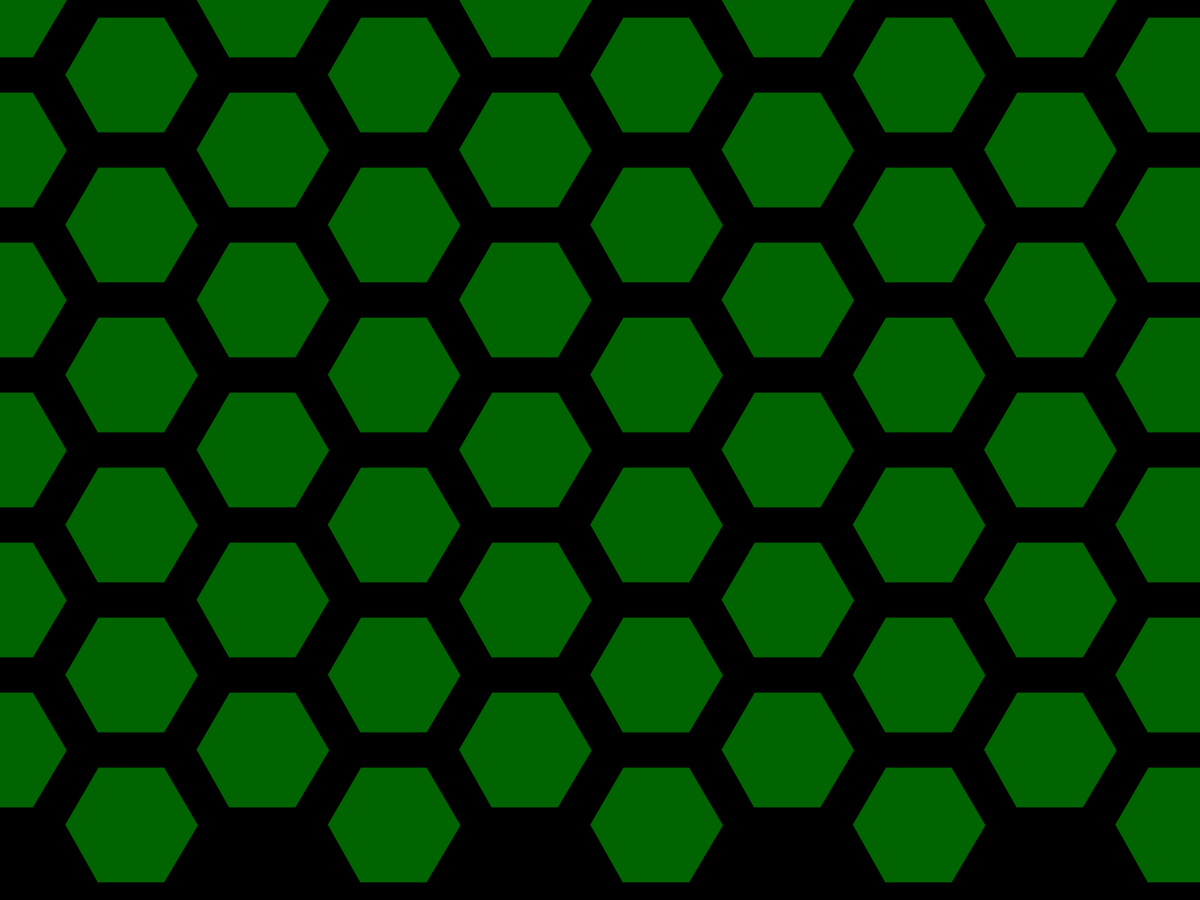
Frame 1 (no input)
Frame 60 (the mouse pressed at the canvas centre just before this capture): identical to frame 1, image omitted
Frame 120 (the mouse held since frame 60 and released just before this capture): identical to frame 1, image omitted

The Processing sketch that drew this single still picture (run headless with seeded random() and noise(); from frame 60 on, the mouse is pressed at the canvas centre):

// Processing sketch: HANICOM
// ── HANICOM.pde
int ofset;
void setup(){
  fullScreen();
  background(0);
  strokeCap(0);
}
  
void draw(){
  background(0);
  for(int a = 0;a < 1200;a += 200){
    for(int i = 0;i < 2000;i +=350){
    Hexagon(i+ofset,a,6,100);
    }
    ofset += 175;
    for(int i = 0;i < 20002;i +=350){
    Hexagon(i+ofset,a + 100,6,100);
    }
    ofset -= 175;
  }
}
void Hexagon (float DrawStartX, float DrawStartY, int num,float Dia){
  pushMatrix();
  translate(DrawStartX, DrawStartY);
  strokeWeight(20);
  fill(0,255,0,100);
  beginShape();
  for(int i = 0; i < num; i++){
    float x = Dia * cos(radians(360/num * i));
    float y = Dia * sin(radians(360/num * i)); 
    vertex(x, y);
  }
  endShape(CLOSE);
  
  popMatrix();
}
